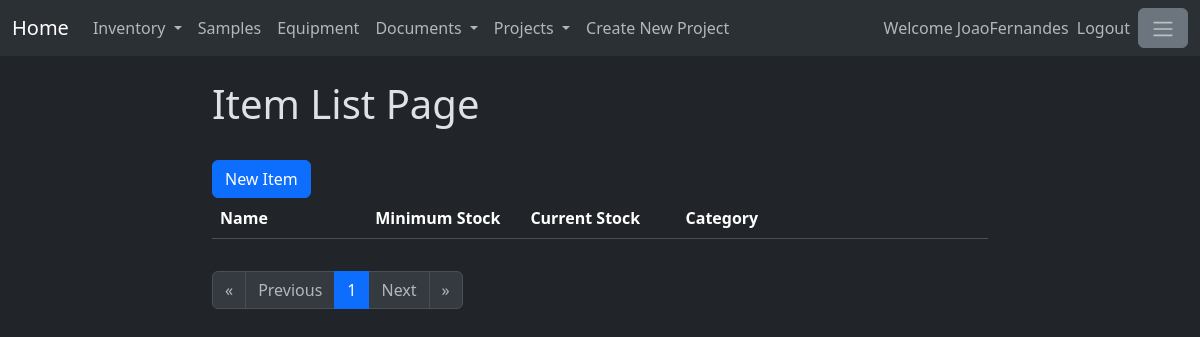
/item/ (signed in), run on an earlier commit of the app's database.
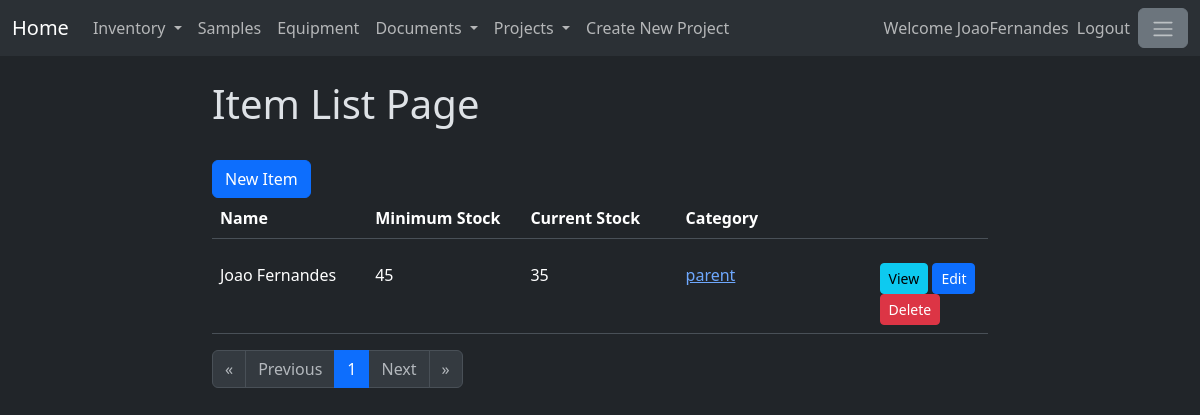
And on a later commit of the database.
### item/models.py (models this page shows, shortened)
class Items(models.Model):
    name = models.CharField(max_length=200)
    description = models.TextField()
    minimumStock = models.IntegerField()
    isEnabled = models.BooleanField(default=True)
    itemCategoryId = models.ForeignKey(ItemCategory, on_delete=models.SET_NULL, null=True)

### itemcategory/models.py (models this page shows)
class ItemCategory(models.Model):
    name = models.CharField(max_length=200)
    description = models.TextField()
    isEnabled = models.BooleanField(default=True)
    def __str__(self) -> str:
        return self.name

### item/views.py (the view)
# urls.py: path('', views.ItemList, name = 'ItemList'),
@login_required
def ItemList(response):
    itemListObjects = Items.objects.filter(isEnabled=True).order_by('name')
    stockListObjects = Stock.objects.filter(isEnabled=True)
    form = CreateNewItem()
    item_stockList = []
    for i in itemListObjects:
        stock_quantity = 0
        for j in stockListObjects:
            if j.itemId.itemId == None:
                continue
            if j.itemId.itemId.id == i.id:
                stock_quantity += j.quantity
        item_stockList.append((i,stock_quantity))
    projects=Projects.objects.filter(isEnabled=True)
    projectform = CreateNewProject()
    paginator = Paginator(item_stockList,20)
    page_number = response.GET.get("page")
    page_obj = paginator.get_page(page_number)
    return render(response, 'itemList.html', {'page_obj':page_obj,
                                                'form': form,
                                                'projects' : projects,
                                                'projectform' : projectform})

### item/templates/itemList.html (shortened to what this page needs)
{% extends 'baseItem.html' %}
{% load crispy_forms_tags %}
{% block content %}
<h1>Item List Page</h1>
<br>
<button type="button" class="btn btn-primary" data-bs-toggle="modal" data-bs-target="#itemModal">
    New Item
  </button>
<br>
<table class="table" style="width: 100%;">
    <thead>
      <tr>
        <th width="20%" scope="col">Name</th>
        <th width="20%" scope="col">Minimum Stock</th>
        <th width="20%" scope="col">Current Stock</th>
        <th width="25%" scope="col">Category</th>
        <th width="15%" scope="col"></th>
      </tr>
    </thead>
</table>
<div style="width:100%; overflow:auto; max-height:500px;">
    <table class="table">
        <tbody>
        {% for item,stockQuantity in page_obj %}
            {% include 'item_details.html'  %}
        {% endfor %}
        </tbody>
    </table>
</div>
<nav aria-label="Page navigation">
  <ul class="pagination">
      {%if page_obj.has_previous%}
          <li class="page-item">
              <a class="page-link" href="?page=1" aria-label="First">
              <span aria-hidden="true">&laquo;</span>
              </a>
          </li>
          <li class="page-item">
              <a class="page-link" href="?page={{page_obj.previous_page_number}}" aria-label="Previous">
              <span aria-hidden="true">Previous</span>
              </a>
          </li>
      {% else %}
          <li class="page-item">
              <span class="page-link disabled" aria-hidden="true">&laquo;</span>
          </li>
          <li class="page-item">
              <span class="page-link disabled" aria-hidden="true">Previous</span>
          </li>
      {% endif%}
      {% for page in page_obj.paginator.page_range %}
          {% if page == page_obj.number %}
              <li class="page-item active"><a class="page-link" href="?page={{page}}">{{page}}</a></li>
          {% else %}
              <li class="page-item"><a class="page-link" href="?page={{page}}">{{page}}</a></li>
          {% endif %}
      {% endfor %}
      {%if page_obj.has_next%}
          <li class="page-item">
              <a class="page-link" href="?page={{page_obj.next_page_number}}" aria-label="Next">
              <span aria-hidden="true">Next</span>
              </a>
          </li>
          <li class="page-item">
              <a class="page-link" href="?page={{page_obj.paginator.num_pages}}" aria-label="Last">
              <span aria-hidden="true">&raquo;</span>
              </a>
          </li>
      {% else %}
          <li class="page-item">
              <span class="page-link disabled" aria-hidden="true">Next</span>
          </li>
          <li class="page-item">
              <span class="page-link disabled" aria-hidden="true">&raquo;</span>
          </li>
      {% endif%}
  </ul>
</nav>
{% endblock %}

### item/templates/item_details.html
{% load crispy_forms_tags %}
<tr hx-target="this" hx-swap="outerHTML">
    <td width="20%">
        {{item.name}}
    </td>
    <td width="20%">
        {{item.minimumStock}}
    </td>
    <td width="20%">
        {{stockQuantity}}
    </td>
    <td width="25%">
        <a href="{% url 'specificCategory' item.itemCategoryId.id %}">
            {{item.itemCategoryId}}
        </a>
    </td>
    <td width="15%">
        <a class="btn btn-info btn-sm" href="{% url 'specificItem' item.id %}">
            View
        </a>
        <a class="btn btn-primary btn-sm" href="{% url 'editItem' item.id %}">
            Edit
        </a>
        <a class="btn btn-danger btn-sm" hx-post="{% url 'deleteItemHTMX' item.id %}">
            Delete
        </a>
    </td>
</tr>

What changed in the data, as far as the page shows it:
added Items: name "Joao Fernandes", minimumStock "45", stockQuantity "35", itemCategoryId "parent"
